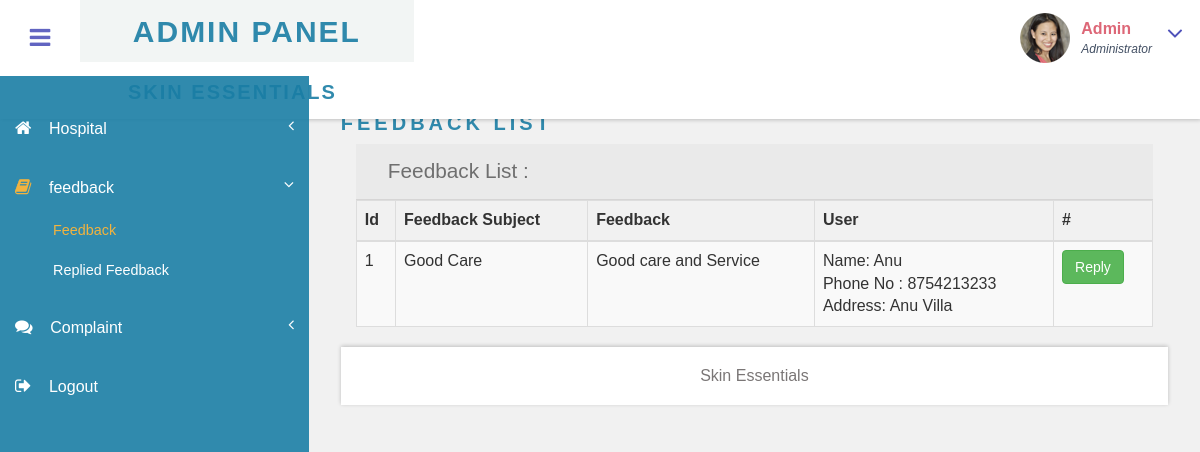
Page /Admin/view_feedback.php (signed in) on the committed database.
### tables this page shows
CREATE TABLE `tbl_feedback` (
  `feedback_id` int(11) NOT NULL,
  `feedback` varchar(150) NOT NULL,
  `user_login_id` int(11) NOT NULL,
  `reply` varchar(50) NOT NULL,
  `feedback_subject` varchar(50) NOT NULL
);

CREATE TABLE `tbl_patient` (
  `patient_id` int(11) NOT NULL,
  `login_id` int(11) NOT NULL,
  `patient_name` varchar(50) DEFAULT NULL,
  `phone_number` bigint(20) DEFAULT NULL,
  `Address` longtext NOT NULL,
  `place` varchar(50) DEFAULT NULL,
  `dob` date NOT NULL,
  `entry_date` timestamp NOT NULL DEFAULT current_timestamp(),
  `district_id` int(11) NOT NULL
);

### Admin/view_feedback.php (the view, shortened to what this page needs)
<?php include("header.php") ?>
<div id="page-wrapper">
    <div class="main-page">
        <div class="forms">
            <h3 class="title1">Feedback List</h3>
            <div class="col-sm-12" style="margin-top: 10px;">
    <div class="form-title">
                    <h4>Feedback List :</h4>
                </div>
                <?php
           include("../db.php");
             $qt=  mysqli_query($con,"select * from tbl_feedback join tbl_patient on tbl_feedback.user_login_id = tbl_patient.login_id where tbl_feedback.reply=''");
             $n=mysqli_num_rows($qt);
         if($n>0)
              {
                $count=1;
                ?>
               <table class="table table-striped table-bordered">
        <thead><th>Id</th><th>Feedback Subject</th><th>Feedback</th><th>User</th><th>#</th></thead>
<?php
                  while ($rt=  mysqli_fetch_array($qt))
                                                {
                                                        ?>
                    <tr>
                                              <td><?php echo $count;?></td>
                                                <td><?php echo $rt['feedback_subject'];?></td>
                                                <td><?php echo $rt['feedback'];?></td>
                                                <td>Name: <?php echo $rt['patient_name'];?><br>
                                                Phone No : <?php echo $rt['phone_number'];?><br>
                                                Address: <?php echo $rt['Address'];?><br>
                                              </td>
                                                <td><a href="reply_feedback.php?id=<?php echo $rt["feedback_id"] ?>" class="btn btn-success">Reply</a></td>
                    </tr>
                   <?php
                  $count++;
                  } ?>
                    </table>
                  <?php }
                  else{
                  ?>
                    <div class="alert alert-success"> No List Available</div>
                  <?php } ?>
            </div>
            <div class="row">
        </div>
    </div>
</div>
<?php include("footer.php") ?>

### assets/assets_admin/css/style.css (style rules this page uses)
h4, h5, h6, h1, h2, h3 { margin: 0; }
html, body { font-family:'Franklin Gothic Medium', 'Arial Narrow', Arial, sans-serif; font-size: 100%; overflow-x: hidden; background: #fff; }
body a { transition: 0.5s all ease; -webkit-transition: 0.5s all ease; -moz-transition: 0.5s all ease; -o-transition: 0.5s all ease; -ms-transition: 0.5s all ease; text-decoration:none; }
h1,h2,h3,h4,h5,h6 { margin:0; }
.cbp-spmenu-push { overflow-x: hidden; position: relative; }
.cbp-spmenu, .cbp-spmenu-push { -webkit-transition: all 0.3s ease; -moz-transition: all 0.3s ease; transition: all 0.3s ease; }
.cbp-spmenu-push div#page-wrapper { margin: 0 0 0 19.3em; transition:.5s all; -webkit-transition:.5s all; -moz-transition:.5s all; }
.charts,.row { margin: 2em 0 0; }
h3.title1 { font-size:20px; color: #197da4e5; letter-spacing: 4px; font-weight: bold; text-transform: uppercase; margin-bottom: 0.8em; }
.table > thead > tr > th, .table > tbody > tr > th, .table > tfoot > tr > th, .table > thead > tr > td, .table > tbody > tr > td, .table > tfoot > tr > td { border-top: none; }
.forms h3.title1 { margin-bottom:0; }
.forms h4 { font-size: 1.3em; color: #6F6F6F; }
.form-title { padding: 1em 2em; background-color: #EAEAEA; border-bottom: 1px solid #D6D5D5; }

### assets/assets_admin/css/custom.css (style rules this page uses)
#page-wrapper { padding:7em 2em 2.5em; background-color: #F1F1F1; }

### rows in the picture
tbl_feedback: feedback_subject "Good Care", feedback "Good care and Service", tbl_patient.patient_name "Anu", tbl_patient.phone_number "8754213233", tbl_patient.Address "Anu Villa"
